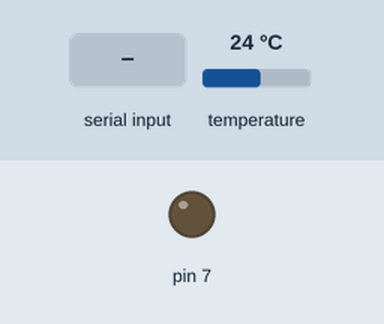
The sketch below on a simulated Arduino Uno, built with avr-gcc and run on an emulated ATmega328P. Shown: output pins drawn as LEDs (lit = HIGH). The inputs (shaded band) are chosen by the test bench; at power-on: temperature 24 °C. What the sketch prints to the serial monitor is not drawn.

Above: at 1.8 s.
1.9 s: "x" received over Serial
At 2.8 s:
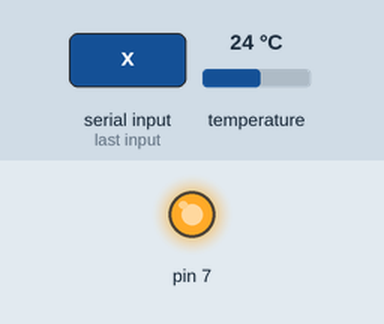
3.5 s: "y" received over Serial
At 5.0 s:
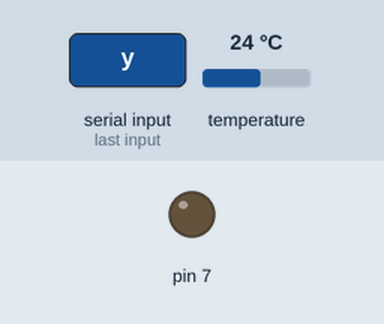
Timing chart, 0 to 6.5 s (numbered marks = the images above; inputs shaded):
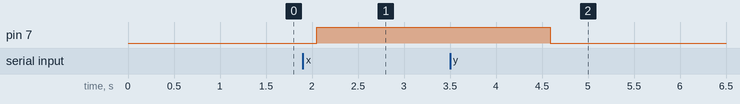

The sketch:

ds18b20.ino
```cpp
//Include libraries
#include <OneWire.h>
#include <DallasTemperature.h>

char data ;

// Data wire is plugged into pin 2 on the Arduino
#define ONE_WIRE_BUS 9
// Setup a oneWire instance to communicate with any OneWire devices (not just Maxim/Dallas temperature ICs)
OneWire oneWire(ONE_WIRE_BUS);
// Pass our oneWire reference to Dallas Temperature.
DallasTemperature sensors(&oneWire);
//const int buzzer = 8;
void setup()
{
  Serial.begin(9600); //Begin serial communication
//  Serial.println("Arduino Digital Temperature // Serial Monitor Version"); //Print a message
  sensors.begin();
    pinMode(7, OUTPUT);
}


void loop(void)
{
    // Send the command to get temperatures
 /* sensors.requestTemperatures();
  //Serial.print("Temperature is: ");
  Serial.println(sensors.getTempCByIndex(0)); // Why "byIndex"? You can have more than one IC on the same bus. 0 refers to the first IC on the wire
  data=sensors.getTempCByIndex(0) ;
  Serial.write(data);
  //Update value every 1 sec.

 /* tone(buzzer,1000); // Send 1KHz sound signal...
  delay(1000);        // ...for 1 sec
  noTone(buzzer);     // Stop sound...
  delay(1000);        // ...for 1sec*/
 /* digitalWrite(8, LOW);
  delay(100);*/
  sensors.requestTemperatures();
  double temp = sensors.getTempCByIndex(0);
  if (Serial.available()) { data = Serial.read();}
  if(data=='x')
  {
    digitalWrite(7, HIGH);
  }
  else if(data=='y')
  {
    digitalWrite(7, LOW);
  }
  Serial.print(temp);
  Serial.print(",");
  Serial.flush();
  delay(500);
}
```

Measured:
- after the input at 1.9 s, pin 7: LOW → HIGH after 0.15 s
- after the input at 3.5 s, pin 7: HIGH → LOW after 1.1 s
